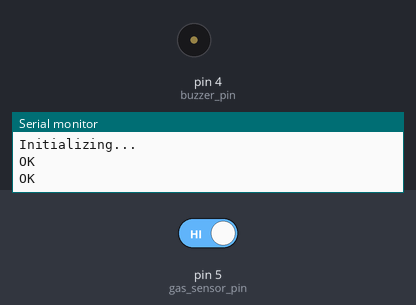
Recording of a sketch running on a simulated Arduino Uno, built with avr-gcc and run on an emulated ATmega328P. Parts: buzzer (waves = sounding, pin HIGH), the last lines printed to the serial monitor. The test bench sets the inputs (shaded band); at power-on: pin 5 (gas_sensor_pin) HIGH. The modem accepts every AT command (registered, SIM ready, sends succeed) and sends nothing else.

Above: at 3.2 s.
3.3 s: pin 5 (gas_sensor_pin) driven LOW
At 4.7 s:
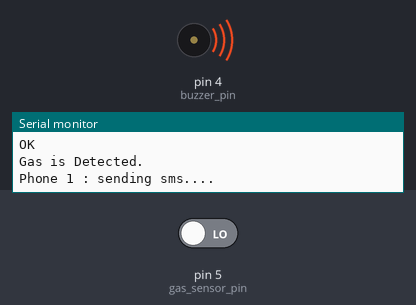
Timing chart, 0 to 6.3 s (numbered marks = the images above; inputs shaded):
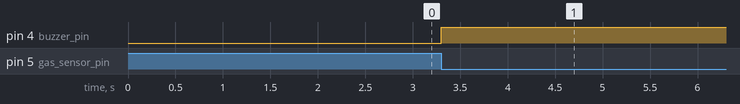

Measured:
- after the input at 3.3 s, pin 4 (buzzer_pin): LOW → HIGH at once

The sketch:

Gas_Alcohol_Secsor.ino
```cpp
#include <SoftwareSerial.h>
const String PHONE_1 = "+8801753001421";

#define rxPin 2
#define txPin 3
SoftwareSerial sim800L(rxPin, txPin);
#define gas_sensor_pin 5
boolean gas_flag = 0;  //--> gas_flag = 0 means no gas detected
#define buzzer_pin 4

void setup() {
  Serial.begin(115200);  //--> Begin serial communication: Arduino IDE (Serial Monitor)
  sim800L.begin(9600);   //--> Begin serial communication: SIM800L
  pinMode(gas_sensor_pin, INPUT);
  pinMode(buzzer_pin, OUTPUT);
  digitalWrite(buzzer_pin, LOW);
  Serial.println("Initializing...");
  sim800L.println("AT");  //--> Once the handshake test is successful, it will back to OK
  delay(1000);
  sim800L.println("AT+CMGF=1");
  delay(1000);
}

void loop() {
  while (sim800L.available()) {
    Serial.println(sim800L.readString());
  }
  int gas_value = digitalRead(gas_sensor_pin);
  //--> The gas is detected, trigger Alarm and send sms
  if (gas_value == LOW) {
    digitalWrite(buzzer_pin, HIGH);
    if (gas_flag == 0) {
      Serial.println("Gas is Detected.");
      gas_flag = 1;
      send_multi_sms();
      make_multi_call();
    }
  }
  //No gas is detected, turn OFF Alarm
  else {
    digitalWrite(buzzer_pin, LOW);
    gas_flag = 0;
  }
}

void send_multi_sms() {
  if (PHONE_1 != "") {
    Serial.print("Phone 1 : ");
    send_sms("You are in Danger...Gas is Detected", PHONE_1);
  }
}

void make_multi_call() {
  if (PHONE_1 != "") {
    Serial.print("Phone 1 : ");
    make_call(PHONE_1);
  }
}

void send_sms(String text, String phone) {
  Serial.println("sending sms....");
  delay(50);
  sim800L.print("AT+CMGF=1\r");
  delay(1000);
  sim800L.print("AT+CMGS=\"" + phone + "\"\r");
  delay(1000);
  sim800L.print(text);
  delay(100);
  sim800L.write(0x1A);  //ascii code for ctrl-26 //Serial2.println((char)26); //ascii code for ctrl-26
  delay(5000);
}

void make_call(String phone) {
  Serial.println("calling....");
  sim800L.println("ATD" + phone + ";");
  delay(20000);  //20 sec delay
  sim800L.println("ATH");
  delay(1000);  //1 sec delay
}
```
